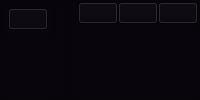
        <widget class="QFrame" name="header">
         <property name="styleSheet">
          <string notr="true">background-color:rgb(9, 5, 13)</string>
         </property>
         <property name="frameShape">
          <enum>QFrame::StyledPanel</enum>
         </property>
         <property name="frameShadow">
          <enum>QFrame::Raised</enum>
         </property>
         <layout class="QHBoxLayout" name="horizontalLayout_3">
          <property name="spacing">
           <number>0</number>
          </property>
          <property name="leftMargin">
           <number>0</number>
          </property>
          <property name="topMargin">
           <number>0</number>
          </property>
          <property name="rightMargin">
           <number>0</number>
          </property>
          <property name="bottomMargin">
           <number>0</number>
          </property>
          <item alignment="Qt::AlignLeft|Qt::AlignTop">
           <widget class="QFrame" name="frame_6">
            <property name="frameShape">
             <enum>QFrame::StyledPanel</enum>
            </property>
            <property name="frameShadow">
             <enum>QFrame::Raised</enum>
            </property>
            <layout class="QHBoxLayout" name="horizontalLayout_8">
             <property name="spacing">
              <number>6</number>
             </property>
             <property name="leftMargin">
              <number>6</number>
             </property>
             <property name="topMargin">
              <number>6</number>
             </property>
             <property name="rightMargin">
              <number>6</number>
             </property>
             <property name="bottomMargin">
              <number>6</number>
             </property>
             <item alignment="Qt::AlignLeft|Qt::AlignTop">
              <widget class="QPushButton" name="open_close">
               <property name="text">
                <string/>
               </property>
               <property name="icon">
                <iconset resource="icons.qrc">
                 <normaloff>:/icons/icons/align-left.svg</normaloff>:/icons/icons/align-left.svg</iconset>
               </property>
               <property name="iconSize">
                <size>
                 <width>20</width>
                 <height>20</height>
                </size>
               </property>
              </widget>
             </item>
            </layout>
           </widget>
          </item>
          <item>
           <widget class="QFrame" name="frame">
            <property name="frameShape">
             <enum>QFrame::StyledPanel</enum>
            </property>
            <property name="frameShadow">
             <enum>QFrame::Raised</enum>
            </property>
           </widget>
          </item>
          <item>
           <widget class="QFrame" name="frame_2">
            <property name="frameShape">
             <enum>QFrame::StyledPanel</enum>
            </property>
            <property name="frameShadow">
             <enum>QFrame::Raised</enum>
            </property>
           </widget>
          </item>
          <item alignment="Qt::AlignRight|Qt::AlignTop">
           <widget class="QFrame" name="frame_3">
            <property name="frameShape">
             <enum>QFrame::StyledPanel</enum>
            </property>
            <property name="frameShadow">
             <enum>QFrame::Raised</enum>
            </property>
            <layout class="QHBoxLayout" name="horizontalLayout_5">
             <property name="spacing">
              <number>0</number>
             </property>
             <property name="leftMargin">
              <number>0</number>
             </property>
             <property name="topMargin">
              <number>0</number>
             </property>
             <property name="rightMargin">
              <number>0</number>
             </property>
             <property name="bottomMargin">
              <number>0</number>
             </property>
             <item>
              <widget class="QPushButton" name="minimize_button">
               <property name="text">
                <string/>
               </property>
               <property name="icon">
                <iconset resource="icons.qrc">
                 <normaloff>:/icons/icons/arrow-down.svg</normaloff>:/icons/icons/arrow-down.svg</iconset>
               </property>
              </widget>
             </item>
             <item>
              <widget class="QPushButton" name="max">
               <property name="text">
                <string/>
               </property>
               <property name="icon">
                <iconset resource="icons.qrc">
                 <normaloff>:/icons/icons/maximize-2.svg</normaloff>:/icons/icons/maximize-2.svg</iconset>
               </property>
              </widget>
             </item>
             <item>
              <widget class="QPushButton" name="close">
               <property name="text">
                <string/>
               </property>
               <property name="icon">
                <iconset resource="icons.qrc">
                 <normaloff>:/icons/icons/x.svg</normaloff>:/icons/icons/x.svg</iconset>
               </property>
              </widget>
             </item>
            </layout>
           </widget>
          </item>
         </layout>
        </widget>
